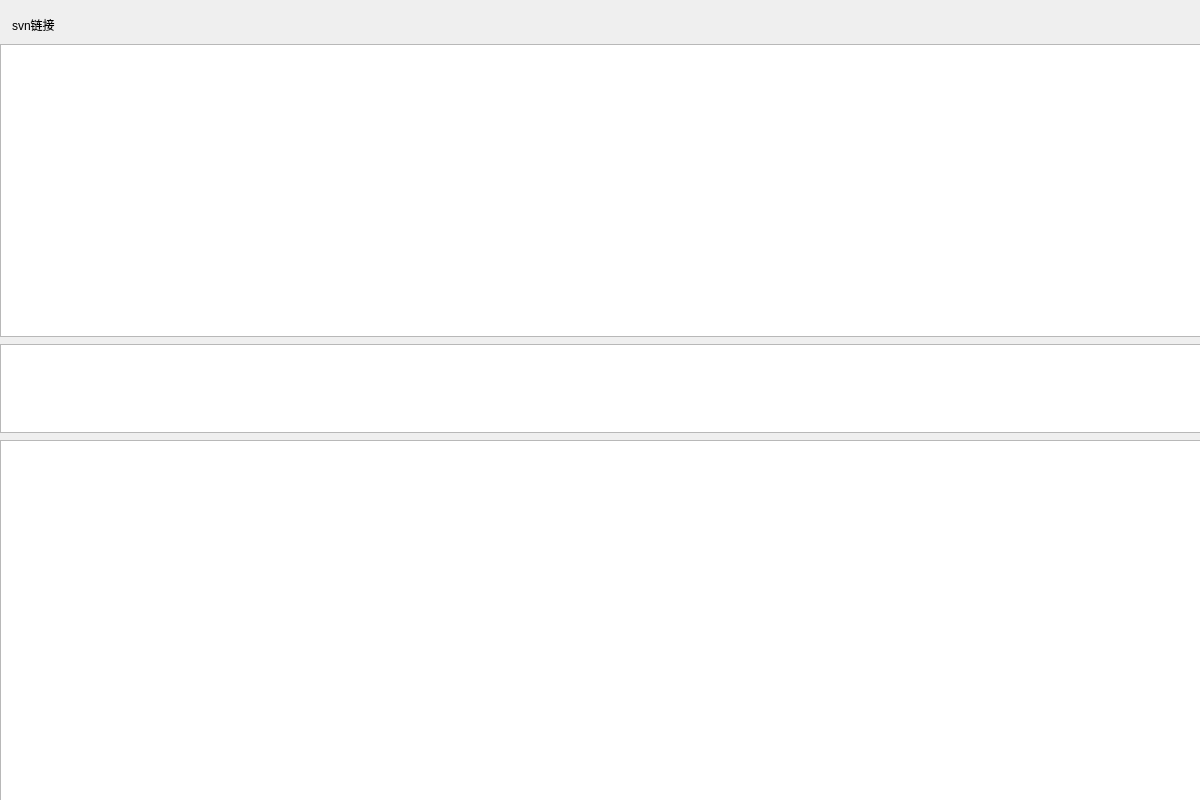
<?xml version="1.0" encoding="UTF-8"?>
<ui version="4.0">
 <class>Dialog</class>
 <widget class="QDialog" name="Dialog">
  <property name="geometry">
   <rect>
    <x>0</x>
    <y>0</y>
    <width>1200</width>
    <height>800</height>
   </rect>
  </property>
  <property name="maximumSize">
   <size>
    <width>1200</width>
    <height>800</height>
   </size>
  </property>
  <property name="sizeIncrement">
   <size>
    <width>1200</width>
    <height>800</height>
   </size>
  </property>
  <property name="windowTitle">
   <string>Dialog</string>
  </property>
  <property name="sizeGripEnabled">
   <bool>false</bool>
  </property>
  <property name="modal">
   <bool>true</bool>
  </property>
  <widget class="QTableWidget" name="tableWidget_modlist">
   <property name="geometry">
    <rect>
     <x>0</x>
     <y>44</y>
     <width>1201</width>
     <height>293</height>
    </rect>
   </property>
  </widget>
  <widget class="QTextEdit" name="textEdit_msg">
   <property name="geometry">
    <rect>
     <x>0</x>
     <y>344</y>
     <width>1201</width>
     <height>89</height>
    </rect>
   </property>
   <property name="readOnly">
    <bool>true</bool>
   </property>
  </widget>
  <widget class="QTableWidget" name="tableWidget_filelist">
   <property name="geometry">
    <rect>
     <x>0</x>
     <y>440</y>
     <width>1201</width>
     <height>361</height>
    </rect>
   </property>
  </widget>
  <widget class="QLabel" name="label">
   <property name="geometry">
    <rect>
     <x>12</x>
     <y>16</y>
     <width>54</width>
     <height>17</height>
    </rect>
   </property>
   <property name="text">
    <string>svn链接</string>
   </property>
  </widget>
  <widget class="QLabel" name="url_label">
   <property name="geometry">
    <rect>
     <x>68</x>
     <y>16</y>
     <width>1121</width>
     <height>16</height>
    </rect>
   </property>
   <property name="text">
    <string/>
   </property>
  </widget>
 </widget>
 <resources/>
 <connections/>
</ui>
